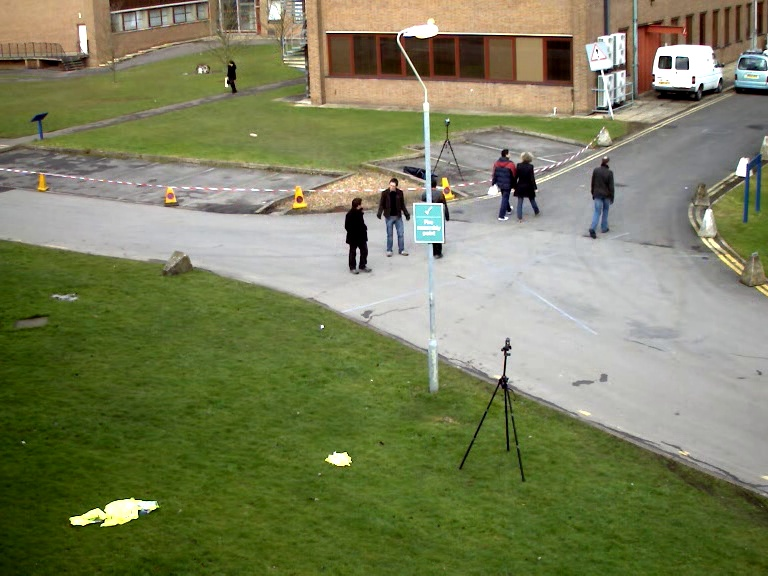
#> input picture data/pedestrianWalking.jpg, 768 x 576 px, given in place of MOT20_02_raw_frame_100.jpg, which was not available; the run also reads 1 picture not shown here
$ jupyter execute --allow-errors SDD_YOLOv3.ipynb   (text cells are left out)
#> lines starting #> are read from the running program, lines starting #| are printed output that depends on the picture; after the words box and inside, x2 and y2 are one past the last pixel; in counts of white or black regions, pixels touching at a corner belong together; pictures that were not available may be replaced by others from this repository, and a replacement may not be noted
[cell 1]
import smtplib, ssl
import cv2
import numpy as np
from math import sqrt
import numpy as np
import cv2
import matplotlib.pyplot as plt
from math import sqrt
import sys

[cell 2]
class Mailer:
    # [17 lines left out: functions __init__, send, not called in this run]

[cell 3]
img = []
ix,iy = 0,0

# [23 lines left out: functions draw_circle, get_points, not called in this run]

def create_model(config, weights):

    model = cv2.dnn.readNetFromDarknet(config, weights)
    backend = cv2.dnn.DNN_BACKEND_OPENCV
    target = cv2.dnn.DNN_TARGET_CPU
    model.setPreferableBackend(backend)
    model.setPreferableTarget(target)
    return model

# [5 lines left out: function get_output_layers, not called in this run]

def blob_from_image(image, target_size):

    blob = cv2.dnn.blobFromImage(image, 1/255., target_size, [0,0,0], 1, crop=False)
    return blob

# [110 lines left out: functions predict, get_image_boxes, get_image_boxes2, compute_point_perspective_transformation, get_red_green_boxes, eucledian_distance and 2 more, not called in this run]

[cell 4]
from google.colab import drive
drive.mount('/content/drive')

[cell 5]
original_image_BGR = cv2.imread('/content/sample_data/MOT20_02_raw_frame_100.jpg')
#> original_image_BGR is the input picture: shape (576, 768, 3); mean B, G, R 91.9, 128.3, 123.3
original_image_RGB = cv2.cvtColor(original_image_BGR, cv2.COLOR_BGR2RGB)
main_header = cv2.imread('/content/sample_data/main_header.jpg')

image_width = original_image_RGB.shape[1]
#> image_width = 768
image_height = original_image_RGB.shape[0]
#> image_height = 576

original_image_BGR_copy = original_image_BGR.copy()
original_image_RGB_copy = original_image_RGB.copy()

print('image Shape', original_image_RGB.shape)
#| image Shape (576, 768, 3)

[cell 6]
source_points = np.float32([[142., 298.],
                           [784., 315.],
                           [811., 371.],
                           [ 82., 347.]])

[cell 7]
for point in source_points:
    cv2.circle(original_image_RGB_copy, tuple(point), 8, (255, 0, 0), -1)
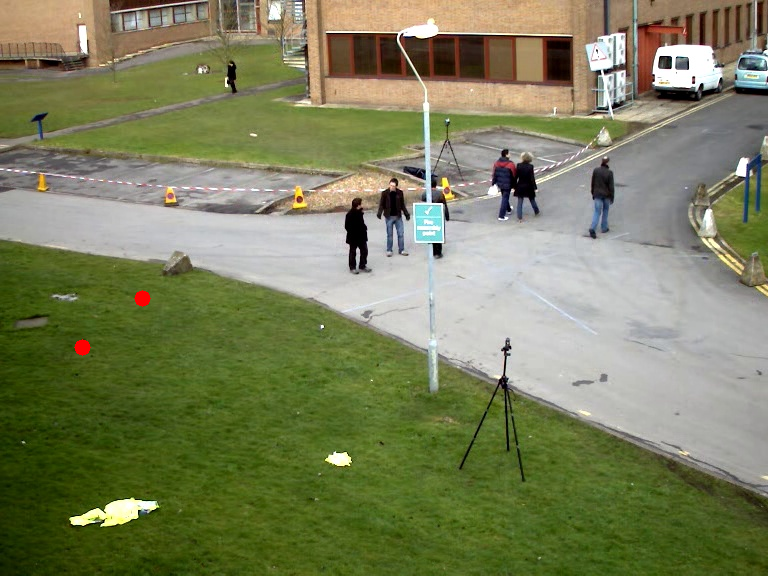
#> original_image_RGB_copy: shape (576, 768, 3); mean R, G, B 123.4, 128.2, 91.9

points = source_points.reshape((-1,1,2)).astype(np.int32)
cv2.polylines(original_image_RGB_copy, [points], True, (0,255,0), thickness=4)
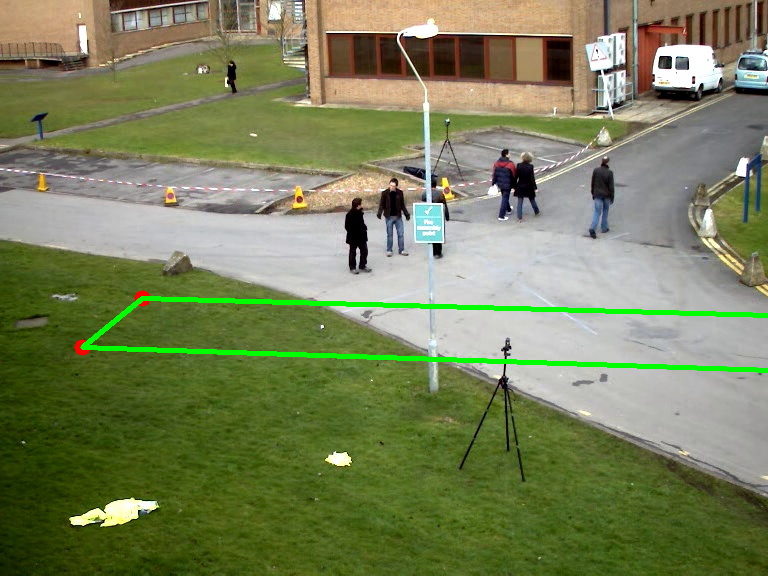
#> original_image_RGB_copy: shape (576, 768, 3); 1.57% of pixels changed, all inside (x1, y1, x2, y2) = (80, 296, 768, 373)

plt.figure(figsize=(12, 12))
plt.imshow(original_image_RGB_copy)
plt.show()

[cell 8]
src=source_points

# destination points for Towncenter.mp4 or TownCenter_frames
# dst=np.float32([(0.1,0.5), (0.69, 0.5), (0.69,0.8), (0.1,0.8)])

# destination points for  pedestrianWalking.mp4 or pedestrianWalking_frames
# dst=np.float32([(0.49,0.5), (0.77, 0.5), (0.77,0.65), (0.49,0.65)])

# destination points for  Student_video.mp4 or Student_video_frames
# dst=np.float32([(0.1,0.8), (0.37, 0.8), (0.37,0.90), (0.1,0.90)])

# destination points for  MOT20_02_raw.mp4 or MOT20_02_raw_frames
dst=np.float32([(0.2,0.82), (0.80, 0.82), (0.80,0.87), (0.2,0.87)])

dst_size=(800,1080)
dst = dst * np.float32(dst_size)

H_matrix = cv2.getPerspectiveTransform(src, dst)
#> H_matrix = [[4.64, 8.21, -2167.1], [0.0894, 21.41, -1199.1], [0.000313, 0.0162, 1]]
print("The perspective transform matrix:")
print(H_matrix)
#| [[ 4.64100594e+00  8.20914118e+00 -2.16714663e+03]
#|  [ 8.94136789e-02  2.14071423e+01 -1.19908691e+03]
#|  [ 3.12807115e-04  1.61722589e-02  1.00000000e+00]]

[cell 9]
warped = cv2.warpPerspective(original_image_RGB_copy, H_matrix, dst_size)
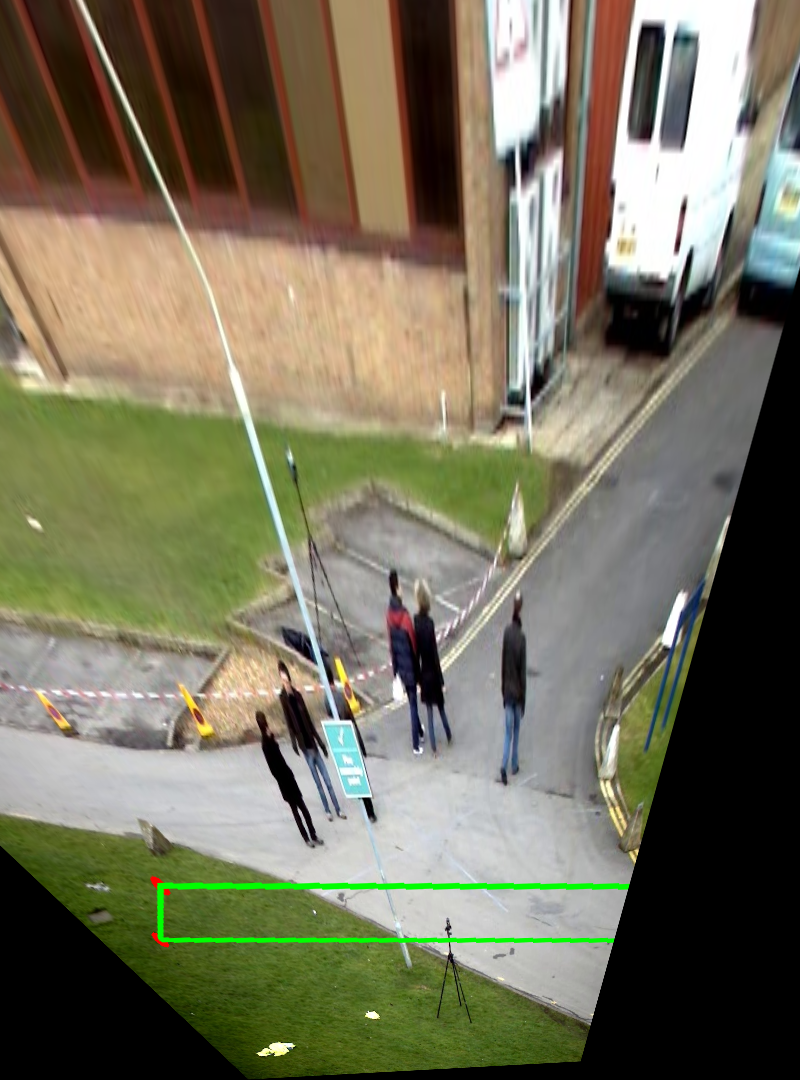
#> warped: shape (1080, 800, 3); mean R, G, B 118, 114.5, 92.9

plt.figure(figsize=(12, 12))
plt.imshow(warped)
plt.show()

[cell 10]
confidence_threshold = 0.5
nms_threshold = 0.4

min_distance = 60
width = 608
height = 608

config = '/content/YOLOv3/yolov3.cfg'
weights = '/content/YOLOv3/yolov3.weights'
classes = '/content/YOLOv3/coco.names'

with open(classes, 'rt') as f:
#> (reads coco.names from the repository)
    coco_classes = f.read().strip('\n').split('\n')

#> (the rest of this cell did not finish here and is left out)

output_layers = get_output_layers(model)

[cell 11]
blob = blob_from_image(original_image_RGB, (width, height))
#> (the rest of this cell did not finish here and is left out)

#> (a cell that did not finish here is left out)

#> (a cell that did not finish here is left out)

#> (a cell that did not finish here is left out)

#> (a cell that did not finish here is left out)

#> (a cell that did not finish here is left out)

#> (a cell that did not finish here is left out)

[cell 18]
#%%time
video_conf_score = 0
video = cv2.VideoCapture('/content/Results/MOT20-02-raw.webm')
writer = None
frame_number = 0
print('%-20s%-26s%-26s%-26s' % ('Processing Frame','|Total Detected Person','|Red Markerd Person','|Green Marked Person''|Confidence Score'))
#> (the rest of this cell did not finish here and is left out)
